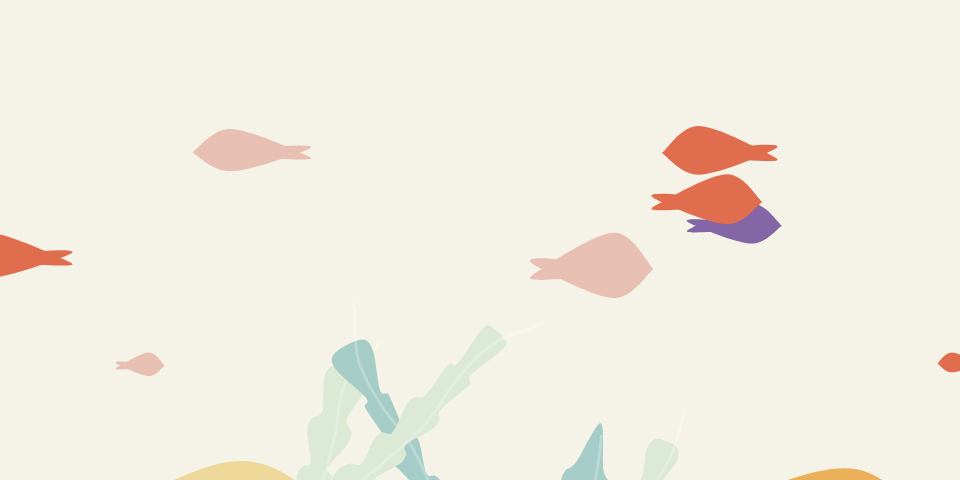
Frame 1 (no input)
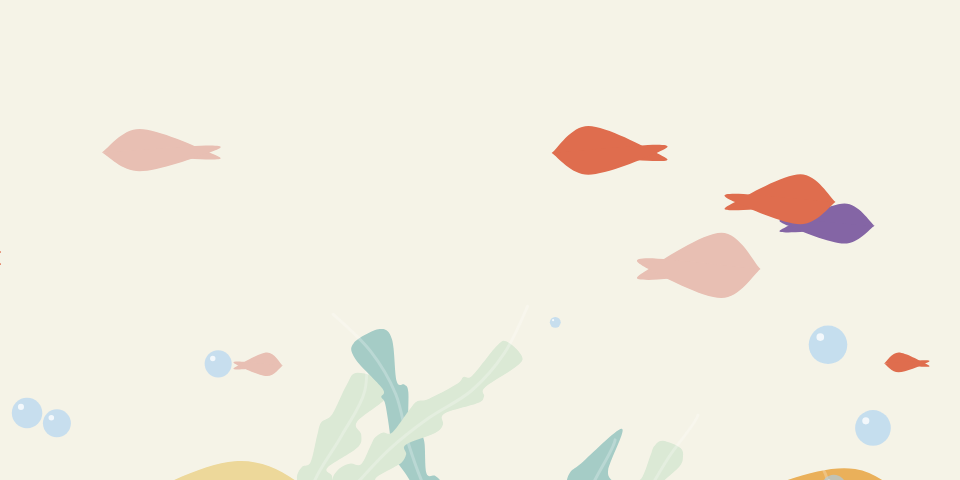
Frame 60 (no input)
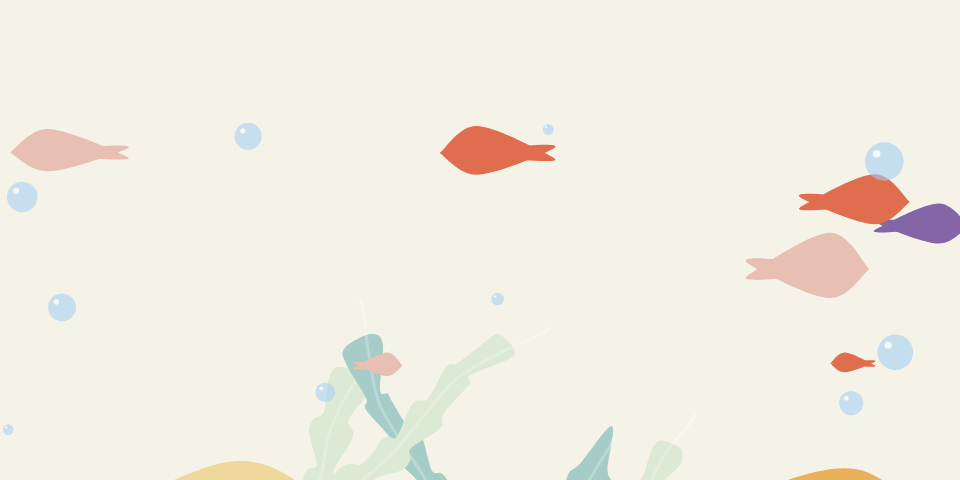
Frame 120 (the mouse pressed at the canvas centre since frame 60)

The p5.js sketch that drew these frames (run headless with seeded random() and noise() and a simulated clock; from frame 60 on, the mouse is pressed at the canvas centre):

// p5.js sketch
// ── sketch.js
// require https://cdnjs.cloudflare.com/ajax/libs/p5.js/0.7.3/p5.min.js
//require https://cdnjs.cloudflare.com/ajax/libs/p5.js/0.7.3/addons/p5.dom.min.js


var seaweeds = [];
var seafloor_bk;
var seafloor;
var bubbles = [];
var fishes = [];

var fishColors = [];
var seaweedColors = [];

function setup() {
  createCanvas(960, 480);

  fishColors = [color(232, 191, 179), color(223, 109, 78), color(132, 101, 165)];
  seaweedColors = [color(165, 204, 198), color(136, 195, 173), color(136, 195, 173), color(219, 233, 213)];
  for (var i = 0; i < 7; i++)
    seaweeds.push(new Seaweed(random(100, width - 100), random(height, height + 100)));

  for (var i = 0; i < 10; i++) {
    bubbles.push(new Bubble());
  }

  for (var i = 0; i < 8; i++) {
    fishes.push(new Fish());
  }

  seafloor = new Seafloor(color(237, 216, 154));
  seafloor_bk = new Seafloor(color(234, 176, 90));
  //noLoop();
  noFill();
}

function draw() {
  background(245, 243, 231);

  seafloor_bk.show();

  for (let seaweed of seaweeds)
    seaweed.show();

  for (let fish of fishes)
    fish.show();

  seafloor.show();

  for (let bubble of bubbles)
    bubble.show();

}

class Fish {
  constructor() {
    this.x = random(0, width);
    this.y = random(height * 0.15, height * 0.8);
    this.w = random(20, 60);
    this.h = this.w * random(0.4, 0.7);
    this.col = fishColors[Math.floor(Math.random() * fishColors.length)];
    this.xspeed = random(0.7, 2);
    if (random() < 0.5)
      this.xspeed *= -1;
  }
  show() {

    noStroke();
    fill(this.col);
    this.x += this.xspeed;
    if (this.x < -150 || this.x > width + 150) {
      //turn
      this.xspeed *= -1;
      this.y = random(height * 0.15, height * 0.8);
      this.w = random(20, 50);
      this.h = random(15, 25);
    }

    push();
    translate(this.x, this.y);
    //  console.log(this.xsppeed);
    if (this.xspeed < 0) {

      beginShape();
      curveVertex(-this.w, 0);
      curveVertex(-this.w, 0);
      curveVertex(-this.w * 0.3, -this.h);
      curveVertex(this.w, 0);
      curveVertex(this.w, this.h * 0.3);
      endShape(CLOSE);

      beginShape();
      curveVertex(-this.w, 0);
      curveVertex(-this.w, 0);
      curveVertex(-this.w * 0.3, this.h * 0.8);
      curveVertex(this.w, 0);
      curveVertex(this.w, -this.h * 0.3);
      endShape(CLOSE);

    } else {

      beginShape();
      curveVertex(this.w, 0);
      curveVertex(this.w, 0);
      curveVertex(this.w * 0.3, -this.h);
      curveVertex(-this.w, 0);
      curveVertex(-this.w, this.h * 0.3);
      endShape(CLOSE);

      beginShape();
      curveVertex(this.w, 0);
      curveVertex(this.w, 0);
      curveVertex(this.w * 0.3, this.h * 0.8);
      curveVertex(-this.w, 0);
      curveVertex(-this.w, -this.h * 0.3);
      endShape(CLOSE);

    }

    pop();

  }
}
class Bubble {
  constructor() {
    this.basex = random(0, width);
    this.x = this.basex;
    this.y = random(height, height * 1.5);
    this.r = random(10, 40);
    this.yspeed = random(1, 5);
    this.xspeed = random(-5, 5);

    this.random1 = random(20, 40);
    this.random2 = random(0.004, 0.006);
  }

  show() {
    fill(166, 208, 243, 150);
    this.y -= this.yspeed;
    this.x = this.basex + sin(millis() * this.random2) * this.random1;
    ellipse(this.x, this.y, this.r, this.r);
    fill(255, 200);
    ellipse(this.x - this.r * 0.2, this.y - this.r * 0.2, this.r * 0.2);
    if (this.y < 0) {
      this.basex = random(0, width);
      this.x = this.basex;
      this.y = random(height, height * 1.5);
    }
  }
}
class Seafloor {
  constructor(color) {
    this.vertex = [];
    var count = 5;
    //  let = 0.02;
    this.vertex.push(createVector(0, height + 100));
    this.vertex.push(createVector(0, height + 100));
    this.col = color;

    for (var i = 0; i < 4; i++) {
      var x = this.vertex[i + 1].x + random(width * 0.15, width * 0.25);
      var y = random(height * 0.8, height * 1.2);
      this.vertex.push(createVector(x, y, 0))
    }

    this.vertex.push(createVector(width, height + 100));
    this.vertex.push(createVector(width, height + 100));

    this.vertex.sort(function(a, b) {
      return b.x - a.x;
    });
  }
  show() {
    noStroke();
    fill(this.col);
    beginShape();

    for (let v of this.vertex) {
      curveVertex(v.x, v.y);
      //text(i, v.x, v.y);

    }
    endShape(CLOSE);
  }
}

class Seaweed {
  constructor(x, y) {
    this.x = x;
    this.y = y;
    this.col = seaweedColors[Math.floor(Math.random() * seaweedColors.length)];
    //this.kitten = random(kittens);
    this.parts = [];
    this.contourVertexes = [];
    this.contourVertexes2 = [];
    this.contourVertexes3 = [];

    this.rot = random(-1, 1) * PI / 4;
    this.partNum = floor(random(2, 7));

    //var isTail = true;
    for (var i = 0; i < this.partNum; i++) {
      var pct = i / this.partNum;

      var minR = 25;
      var maxR = 50;
      this.r = random(minR, maxR);
      var isHead;
      if (i == this.partNum - 1) {
        isHead = true;
        this.r = minR;
      } else
        isHead = false;


      this.parts[i] = new SeaweedPart(0, 0 - i * maxR, this.r, isHead, pct);
    }


  }

  updateContour() {
    //console.log("update contour");
    this.contourVertexes = [];
    this.contourVertexes2 = [];
    this.contourVertexes3 = [];
    var partNum = 5;
    //var isTail = true;
    for (var i = 0; i < this.partNum; i++) {
      this.contourVertexes = this.contourVertexes.concat(this.parts[i].vertexes);
      this.contourVertexes2 = this.contourVertexes2.concat(this.parts[i].vertexes2);
    }
    this.contourVertexes3 = this.contourVertexes.concat(this.contourVertexes2.reverse());

  }

  show() {

    //---
    push();
    translate(this.x, this.y);
    rotate(this.rot);
    this.updateContour();
    //
    //stroke(0);
    //fill(166, 204, 197);
    fill(this.col);
    noStroke();
    beginShape();
    curveVertex(this.contourVertexes3[0].x, this.contourVertexes3[0].y);
    var tp = 0;
    for (var v of this.contourVertexes3) {
      curveVertex(v.x, v.y);
      //ellipse(v.x, v.y, 5, 5);  //show every contour point
    }
    curveVertex(this.contourVertexes3[this.contourVertexes3.length - 1].x, this.contourVertexes3[this.contourVertexes3.length - 1].y);
    endShape(CLOSE);

    //debug
    // stroke(0);
    // for (var i = 0; i < this.contourVertexes3.length; i++) {
    //   text(i, this.contourVertexes3[i].x, this.contourVertexes3[i].y);
    // }



    beginShape();
    curveVertex(this.parts[0].x, this.parts[0].y);
    for (let part of this.parts) {
      part.updateVertexes();
      part.show();

      //text(part.pct, part.x, part.y);
      curveVertex(part.nx, part.ny);
    }
    curveVertex(this.parts[this.parts.length - 1].x, this.parts[this.parts.length - 1].y);
    stroke(255, 60);
    strokeWeight(3);
    endShape();

    pop();

  }



}

class SeaweedPart {
  constructor(x, y, r, isHead, pct) {
    this.x = x;
    this.y = y;
    this.r = r;
    //this.kitten = random(kittens);
    this.isHead = isHead;
    this.nx = x;
    this.ny = y;

    this.pct = pct;
    //create vertexes
    this.vertexes = [];
    this.vertexes2 = [];
    this.steps = floor(map(this.pct, 0, 1, 7, 3));
    if (this.isHead == true)
      this.steps = floor(random(1, 4));

    this.updateVertexes();
  }

  show() {

    //moving
    this.nx = this.x + (sin(millis() * 0.01 + this.pct * 8) * 20 + 20) * this.pct;

    noFill();
    strokeWeight(5)
    stroke(136, 197, 174);
    //ellipse(this.nx, this.ny, this.r, this.r);


  }

  updateVertexes() {
    // console.log(this.nx);
    this.vertexes = [];
    this.vertexes2 = [];



    var startIndex;
    if (this.isHead == true)
      startIndex = 0;
    else
      startIndex = 1;

    for (var i = startIndex; i < this.steps - 1; i++) {
      var yoffset = sin(-PI / 2 - i * (PI / this.steps)) * this.r / 2;
      var xoffset = cos(-PI / 2 - i * (PI / this.steps)) * this.r / 2;

      //  var randomRadius = 10;
      this.vertexes.push(createVector(this.nx + xoffset, this.ny + yoffset));
      this.vertexes2.push(createVector(this.nx - xoffset, this.ny + yoffset));
    }
    this.vertexes = this.vertexes.reverse();

    this.vertexes2 = this.vertexes2.reverse();
    if (this.isHead)
      this.vertexes2.pop();
  }

}
